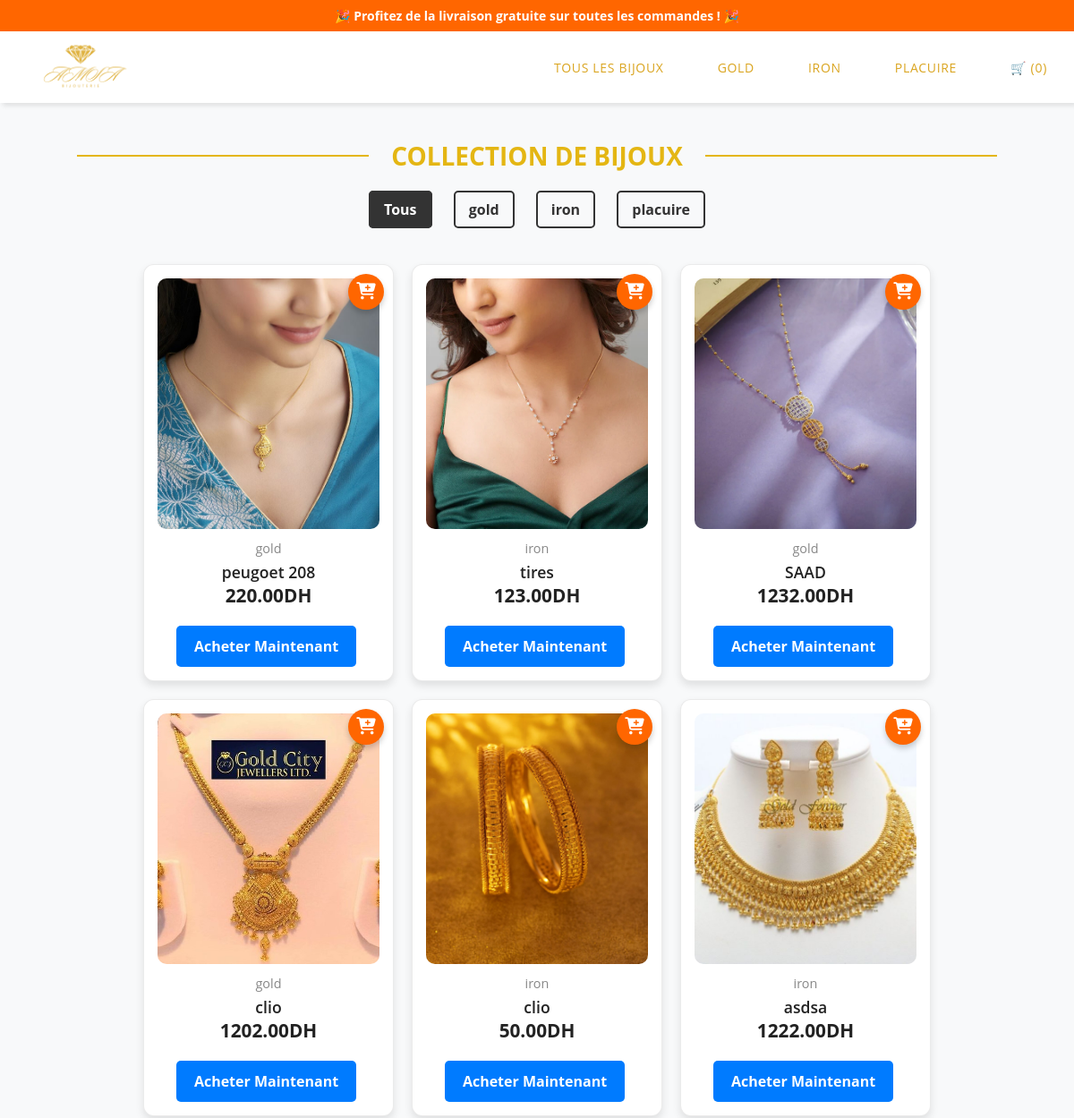
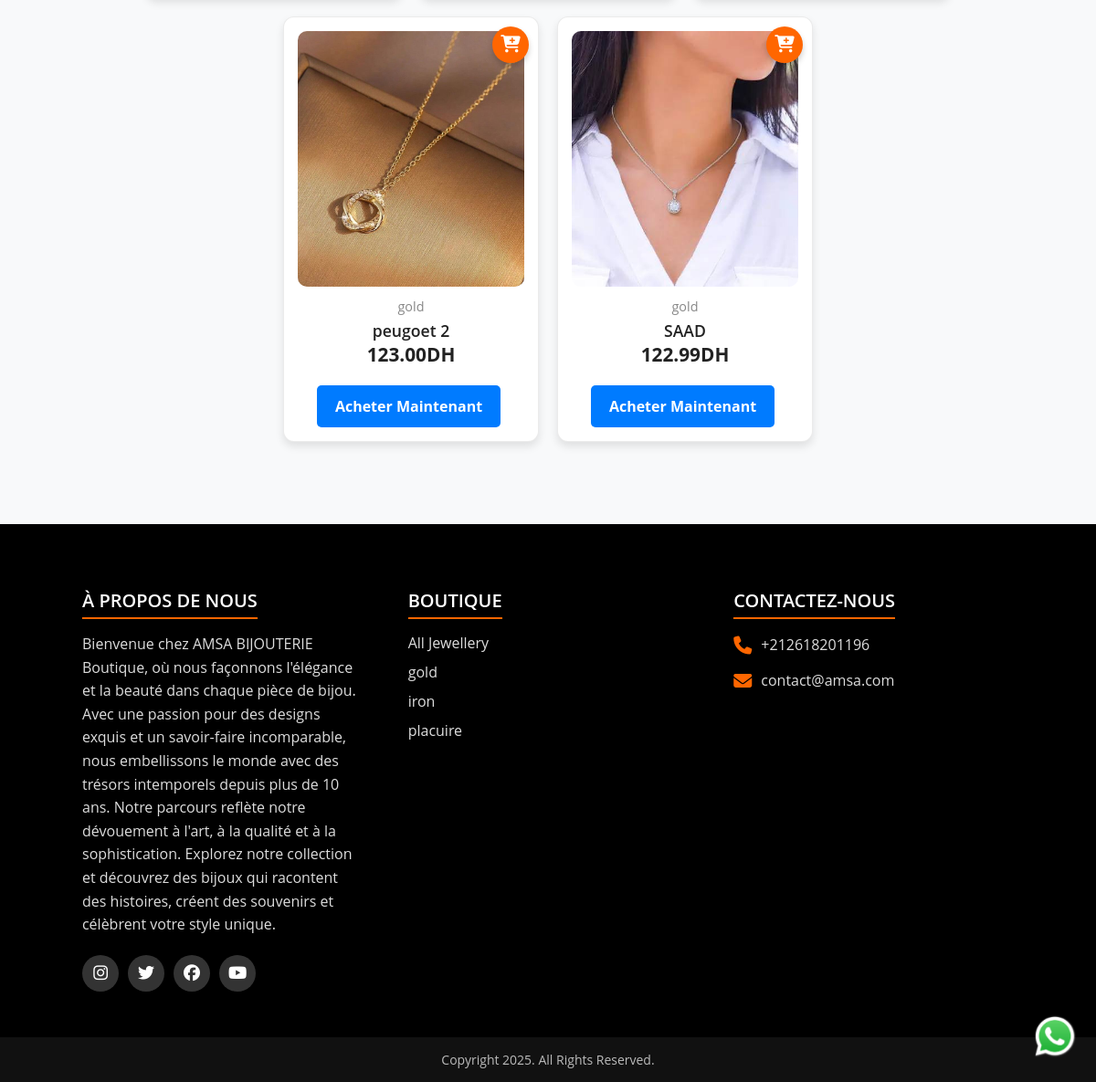
The app's page /shop/ with its own data (2 pictures, top to bottom).
### products/models.py (models this page shows, shortened)
class Category(models.Model):
    name = models.CharField(max_length=255)
    description = models.TextField(blank=True, null=True)
    image = models.ImageField(upload_to='categories/', blank=True, null=True)

class Product(models.Model):
    name = models.CharField(max_length=100)
    description = models.TextField()
    price = models.DecimalField(max_digits=10, decimal_places=2)
    stock = models.PositiveIntegerField(default=0)
    created_at = models.DateTimeField(auto_now_add=True)
    category = models.ForeignKey(Category, related_name='products', on_delete=models.CASCADE)
    addons = models.ManyToManyField('self', symmetrical=False, related_name='addon_for', blank=True)
    video = models.FileField(upload_to='product_videos/', blank=True, null=True, validators=[validate_video_size])  # Added video field

class ProductImage(models.Model):
    product = models.ForeignKey(Product, related_name='images', on_delete=models.CASCADE)
    image = models.ImageField(upload_to='product_images/')
    is_main = models.BooleanField(default=False)  # Mark this image as the main image (optional)

### products/views.py (the view)
# urls.py: path('shop/', product_list, name='product_list'),
def product_list(request):
    categories = Category.objects.all()
    category_filter = request.GET.get('category')
    if category_filter:
        products = Product.objects.filter(category__id=category_filter)
    else:
        products = Product.objects.all()
    return render(request, 'products/product_list.html', {
        'products': products,
        'categories': categories
    })

### products/context_processors.py (called while the page is built)
def category_links(request):
    return {'categories': Category.objects.all()}

### templates/products/product_list.html (shortened to what this page needs)
{% extends 'base.html' %}
{% load static %}
{% block content %}
<div id="pr">
    <div class="title_one">
        <h1 class="headline_one">Collection de bijoux</h1>
    </div>
    <div class="category-filter">
        <ul>
            <li><a href="{% url 'product_list' %}" class="{% if not request.GET.category %}active{% endif %}">Tous</a></li>
            {% for category in categories %}
                <li>
                    <a href="{% url 'product_list' %}?category={{ category.id }}"
                    class="{% if request.GET.category == category.id|stringformat:"s" %}active{% endif %}">
                    {{ category.name }}
                    </a>
                </li>
            {% endfor %}
        </ul>
    </div>
    <div class="product-grid">
        {% for product in products %}
            <div class="product-box">
                <button class="add-to-cart-icon add-to-cart" data-product-id="{{ product.id }}">
                    <i class="fas fa-cart-plus"></i>
                </button>
                <div class="p-img-container">
                    <div class="p-img">
                        <a href="{% url 'product_detail' product.pk %}">
                        <img
                            src="{{ product.images.first.image.url }}"
                            class="p-img-front"
                            alt="front"
                        />
                        </a>
                    </div>
                </div>
                <div class="p-box-text">
                    <div class="product-category">
                        <span>{{ product.category.name }}</span>
                    </div>
                    <a href="{% url 'product_detail' product.pk %}" class="product-title"> {{ product.name }} </a>
                    <div class="price-buy">
                        <span class="p-price">{{ product.price }}DH</span>
                        <a href="{% url 'product_detail' product.pk %}" class="btn btn-primary buy-now">Acheter Maintenant</a>
                    </div>
                </div>
            </div>
        {% empty %}
            <p class="no-products">Aucun produit trouvé.</p>
        {% endfor %}
    </div>
</div>
{% endblock %}

### templates/partials/navbar.html (shortened to what this page needs)
{% load static %}
<nav class="navbar">
    <ul>
        <li>
            <a href="{% url 'index' %}"><img src="{% static 'images/logo.png' %}" alt="AMSA Logo" /></a>
        </li>
        <li class="hideOnMobile"><a href="{% url 'product_list' %}">Tous les bijoux</a></li>
        {% for category in categories %}
            <li class="hideOnMobile"><a href="{% url 'product_list' %}?category={{ category.id }}">{{ category.name }}</a></li>
        {% endfor %}
        <li class="cart-icon">
            <a href="#" id="toggle-cart">
                🛒 (<span id="cart-count">{{ request.session.cart|length }}</span>)
            </a>
        </li>
    </ul>
</nav>

### templates/partials/footer.html
{% load static %}
<footer>
    <div class="container" style="margin-top: 20px; background-color: black;">
      <div class="sec">
        <h2>À propos de nous</h2>
        <p>
          Bienvenue chez AMSA BIJOUTERIE Boutique, où nous façonnons l'élégance et la beauté dans chaque pièce de bijou.
          Avec une passion pour des designs exquis et un savoir-faire incomparable, nous embellissons le monde avec des trésors intemporels depuis plus de 10 ans.
          Notre parcours reflète notre dévouement à l'art, à la qualité et à la sophistication.
          Explorez notre collection et découvrez des bijoux qui racontent des histoires, créent des souvenirs et célèbrent votre style unique.
        </p>
        <ul class="sci">
          <li>
            <a href="https://www.instagram.com/adeshdatir_99/"><i class="fa-brands fa-instagram"></i></a>
          </li>
          <li>
            <a href="https://twitter.com/adeshdatir"><i class="fa-brands fa-twitter"></i></a>
          </li>
          <li>
            <a href="https://www.facebook.com/adesh.datir.99/"><i class="fa-brands fa-facebook"></i></a>
          </li>
          <li>
            <a href="https://www.youtube.com/channel/UCY2yJpYNDkmM-ivvlpEtsSg/videos"><i class="fa-brands fa-youtube"></i></a>
          </li>
        </ul>
      </div>
      <div class="sec quicklinks">
        <h2>Boutique</h2>
        <ul>
          <li><a href="{% url 'product_list' %}">All Jewellery</a></li>
          {% for category in categories %}
            <li><a href="{% url 'product_list' %}?category={{ category.id }}">{{ category.name }}</a></li>
          {% endfor %}
        </ul>
      </div>
      <div class="sec contact">
        <h2>Contactez-nous</h2>
        <ul class="info">
          <li>
            <span><i class="fa-solid fa-phone"></i></span>
            <p><a href="tel: +919881852058">+212618201196</a></p>
          </li>
          <li>
            <span><i class="fa-solid fa-envelope"></i></span>
            <p>
              <a href="mailto: adeshdatir99@gmail.com"
                >contact@amsa.com</a
              >
            </p>
          </li>
        </ul>
      </div>
    </div>
</footer>
<div class="copyrightText">
    <p>Copyright 2025. All Rights Reserved.</p>
</div>
<div class="whatsapp_float">
    <a href="https://wa.me/+212618201196">
        <img src="{% static 'images/whatsapp.webp' %}" alt="" />
    </a>
</div>

### static/style.css (style rules this page uses)
body { font-family: 'Arial', ecans-serif; margin: 0; padding: 0; background: #f8f9fa; }
.btn { display: inline-block; padding: 12px 20px; margin: 10px 0; font-weight: bold; cursor: pointer; border-radius: 5px; text-decoration: none; transition: background 0.3s; }
.btn-primary { background-color: #007bff; color: white; }
.btn { display: inline-block; padding: 12px 20px; margin: 10px 5px 0 0; border-radius: 5px; text-decoration: none; font-weight: bold; cursor: pointer; transition: 0.3s ease; }
.btn-primary { background: #007bff; color: white; border: none; }

### records on screen
Category: name "GOLD", name "gold"
Category: name "IRON", name "iron"
Category: name "PLACUIRE", name "placuire"
Product: images.first.image (picture), category.name "gold", name "peugoet 208", price "220.00"
Product: images.first.image (picture), category.name "iron", name "tires", price "123.00"
Product: images.first.image (picture), category.name "gold", name "SAAD", price "1232.00"
Product: images.first.image (picture), category.name "gold", name "clio", price "1202.00"
Product: images.first.image (picture), category.name "iron", name "clio", price "50.00"
Product: images.first.image (picture), category.name "iron", name "asdsa", price "1222.00"
Product: images.first.image (picture), category.name "gold", name "peugoet 2", price "123.00"
Product: images.first.image (picture), category.name "gold", name "SAAD", price "122.99"

### other values on screen
{{ request.session.cart|length }} "0"
